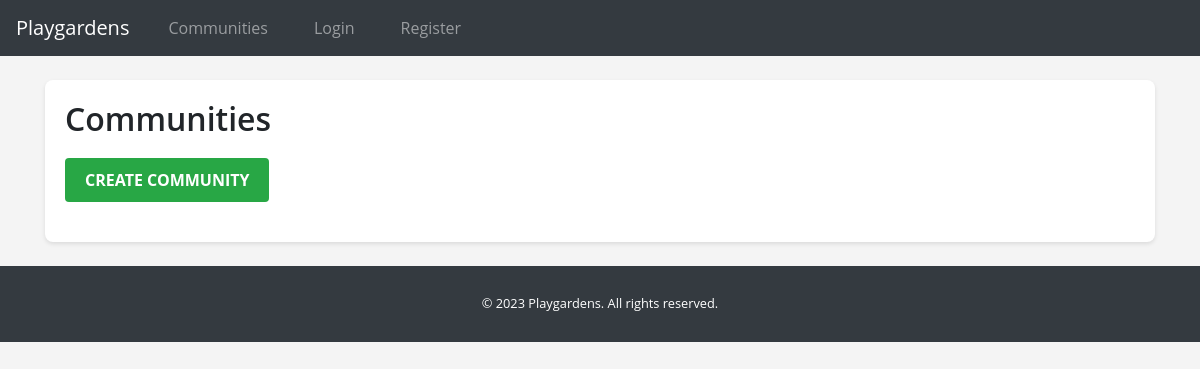
Before: /communities with the older database file.
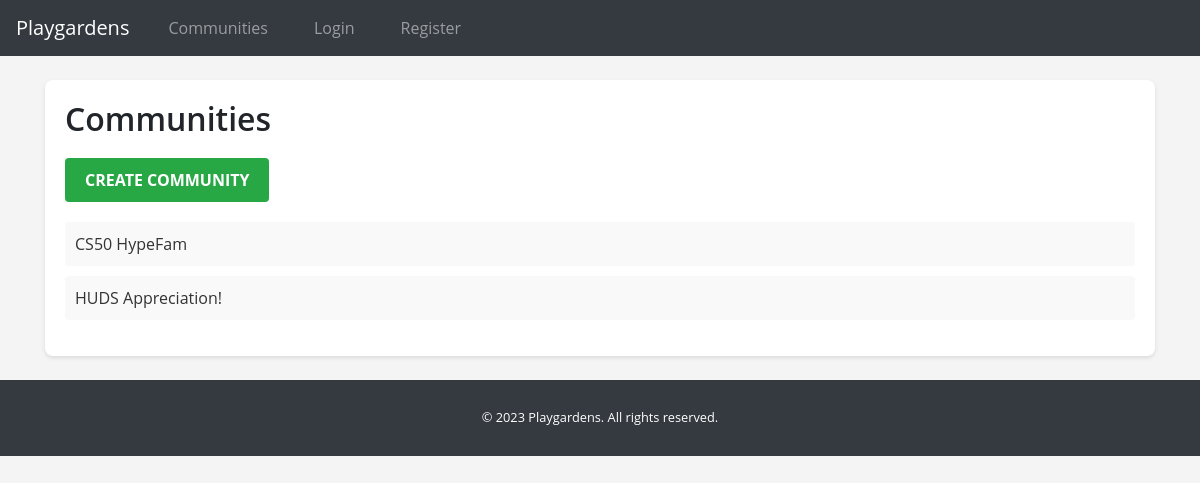
After: the same page with the newer database file.
### models.py (models this page shows)
class Community(db.Model):
    id = db.Column(db.Integer, primary_key=True)
    name = db.Column(db.String(100), nullable=False, unique=True)
    description = db.Column(db.Text, nullable=False)
    posts = db.relationship('Post', backref='community', lazy=True)
    members = db.relationship('User', secondary=membership_table, backref='communities')

### app.py (the view)
@app.route('/communities')
def communities():
    all_communities = Community.query.all()
    return render_template('communities.html', communities=all_communities)

### app.py (called while the page is built)
@app.before_request
def load_user():
    user_id = session.get('user_id')
    if user_id is not None:
        g.user = User.query.get(user_id)
    else:
        g.user = None

### templates/communities.html
{% extends "base.html" %}
{% block content %}
<div class="community-list-container">
    <h2 class="community-list-title">Communities</h2>
    <div class="community-list-actions">
        <a href="{{ url_for('create_community') }}" class="btn btn-success">Create Community</a>
    </div>
    <ul class="community-list">
        {% for community in communities %}
            <li class="community-item"><a href="{{ url_for('community', community_id=community.id) }}">{{ community.name }}</a></li>
        {% endfor %}
    </ul>
</div>
{% endblock %}

Changed rows visible on the page:
added Community: name "CS50 HypeFam"
added Community: name "HUDS Appreciation!"
